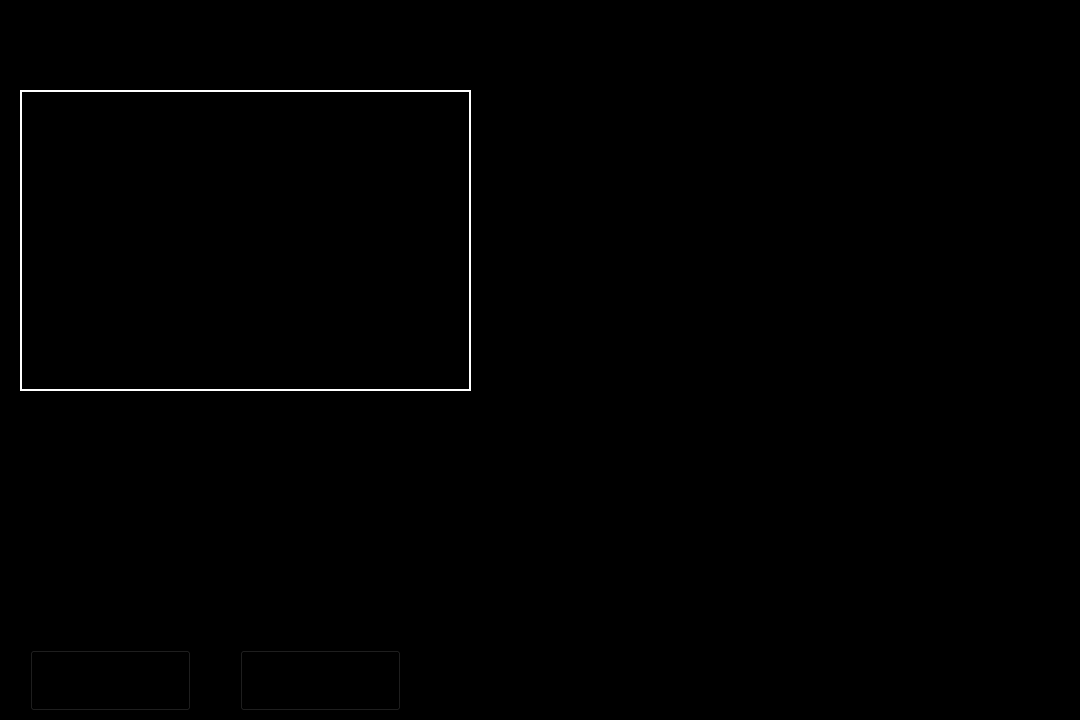
<?xml version="1.0" encoding="UTF-8"?>
<ui version="4.0">
 <class>Form</class>
 <widget class="QWidget" name="Form">
  <property name="geometry">
   <rect>
    <x>0</x>
    <y>0</y>
    <width>1080</width>
    <height>720</height>
   </rect>
  </property>
  <property name="windowTitle">
   <string>Form</string>
  </property>
  <property name="styleSheet">
   <string notr="true">background-color: rgb(0, 0, 0);</string>
  </property>
  <widget class="QLabel" name="Jarvis_label">
   <property name="geometry">
    <rect>
     <x>390</x>
     <y>10</y>
     <width>271</width>
     <height>61</height>
    </rect>
   </property>
   <property name="text">
    <string/>
   </property>
   <property name="pixmap">
    <pixmap>avengero-regular (2).png</pixmap>
   </property>
   <property name="scaledContents">
    <bool>true</bool>
   </property>
  </widget>
  <widget class="QLabel" name="label">
   <property name="geometry">
    <rect>
     <x>620</x>
     <y>200</y>
     <width>37</width>
     <height>12</height>
    </rect>
   </property>
   <property name="text">
    <string/>
   </property>
  </widget>
  <widget class="QLabel" name="iron">
   <property name="geometry">
    <rect>
     <x>500</x>
     <y>90</y>
     <width>571</width>
     <height>301</height>
    </rect>
   </property>
   <property name="text">
    <string/>
   </property>
   <property name="pixmap">
    <pixmap resource="GUI.qrc">:/G.U.I Material/B.G/Iron_Template_2.jpg</pixmap>
   </property>
   <property name="scaledContents">
    <bool>true</bool>
   </property>
  </widget>
  <widget class="QLabel" name="camera">
   <property name="geometry">
    <rect>
     <x>20</x>
     <y>90</y>
     <width>451</width>
     <height>301</height>
    </rect>
   </property>
   <property name="styleSheet">
    <string notr="true">border:2px solid white;
background-color: rgb(0, 0, 0);</string>
   </property>
   <property name="text">
    <string/>
   </property>
  </widget>
  <widget class="QPushButton" name="exit_but">
   <property name="geometry">
    <rect>
     <x>240</x>
     <y>650</y>
     <width>161</width>
     <height>61</height>
    </rect>
   </property>
   <property name="cursor">
    <cursorShape>PointingHandCursor</cursorShape>
   </property>
   <property name="styleSheet">
    <string notr="true">border-image: url(:/G.U.I Material/Buttons/avengero-regular.png);
background-color:transparent;</string>
   </property>
   <property name="text">
    <string/>
   </property>
  </widget>
  <widget class="QPushButton" name="login_button">
   <property name="geometry">
    <rect>
     <x>30</x>
     <y>650</y>
     <width>161</width>
     <height>61</height>
    </rect>
   </property>
   <property name="cursor">
    <cursorShape>PointingHandCursor</cursorShape>
   </property>
   <property name="styleSheet">
    <string notr="true">border-image: url(:/G.U.I Material/Buttons/avengero-regular 9.png);
border-color: rgb(255, 255, 255);
border-color: rgb(255, 255, 255);
background-color:transparent;</string>
   </property>
   <property name="text">
    <string/>
   </property>
  </widget>
  <widget class="QLabel" name="loading">
   <property name="geometry">
    <rect>
     <x>300</x>
     <y>400</y>
     <width>691</width>
     <height>231</height>
    </rect>
   </property>
   <property name="styleSheet">
    <string notr="true">background-color:transparent;</string>
   </property>
   <property name="text">
    <string/>
   </property>
   <property name="pixmap">
    <pixmap resource="GUI.qrc">:/G.U.I Material/ExtraGui/initial.gif</pixmap>
   </property>
   <property name="scaledContents">
    <bool>true</bool>
   </property>
  </widget>
 </widget>
 <resources>
  <include location="GUI.qrc"/>
  <include location="GUI.qrc"/>
 </resources>
 <connections/>
</ui>
